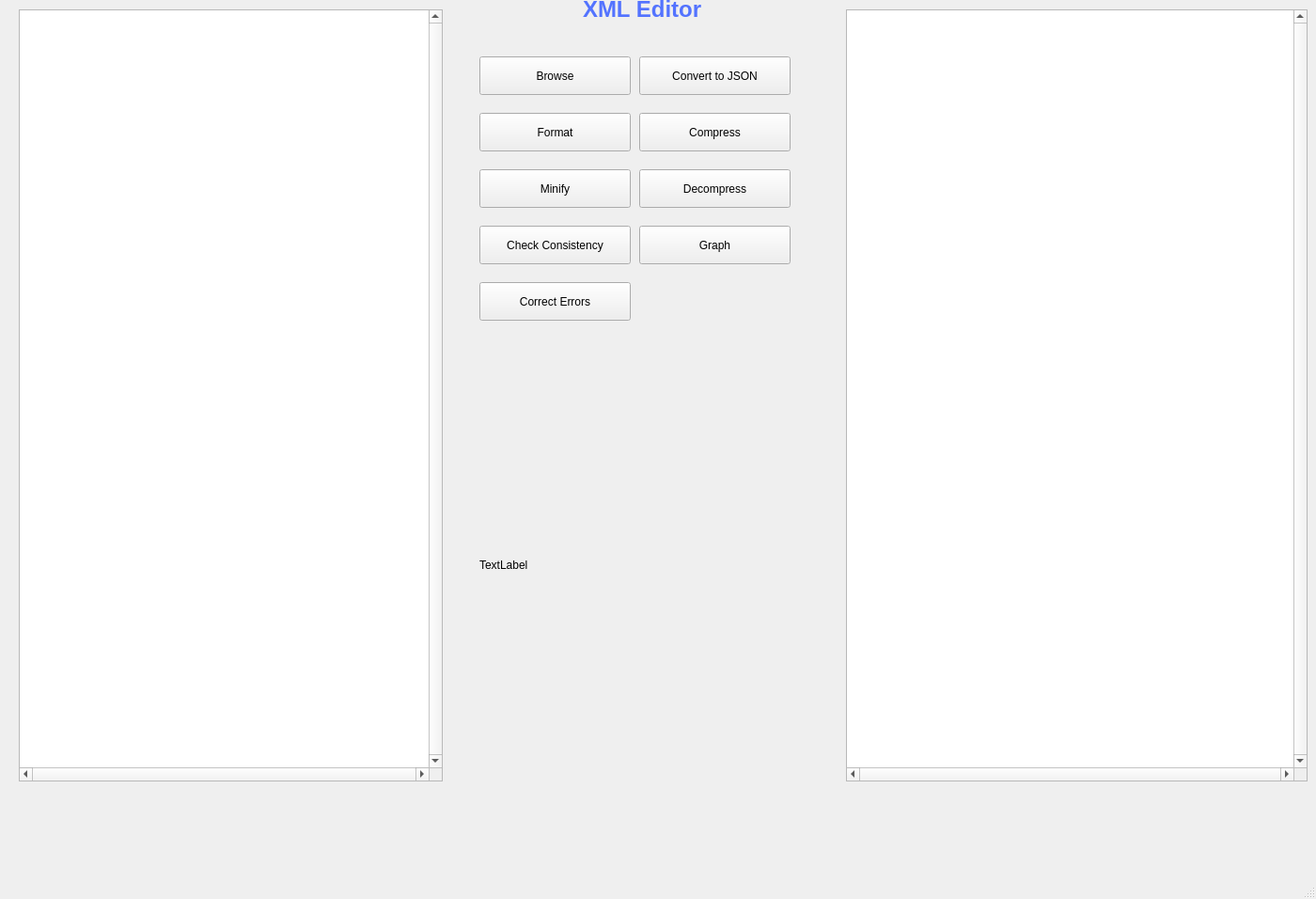
<?xml version="1.0" encoding="UTF-8"?>
<ui version="4.0">
 <class>MainWindow</class>
 <widget class="QMainWindow" name="MainWindow">
  <property name="geometry">
   <rect>
    <x>0</x>
    <y>0</y>
    <width>1400</width>
    <height>956</height>
   </rect>
  </property>
  <property name="windowTitle">
   <string>MainWindow</string>
  </property>
  <widget class="QWidget" name="centralwidget">
   <widget class="QTextBrowser" name="textBrowser">
    <property name="geometry">
     <rect>
      <x>20</x>
      <y>10</y>
      <width>451</width>
      <height>821</height>
     </rect>
    </property>
    <property name="verticalScrollBarPolicy">
     <enum>Qt::ScrollBarAlwaysOn</enum>
    </property>
    <property name="horizontalScrollBarPolicy">
     <enum>Qt::ScrollBarAlwaysOn</enum>
    </property>
    <property name="sizeAdjustPolicy">
     <enum>QAbstractScrollArea::AdjustToContents</enum>
    </property>
    <property name="readOnly">
     <bool>true</bool>
    </property>
    <property name="overwriteMode">
     <bool>true</bool>
    </property>
    <property name="tabStopDistance">
     <double>20.000000000000000</double>
    </property>
   </widget>
   <widget class="QPlainTextEdit" name="plainTextEdit_2">
    <property name="geometry">
     <rect>
      <x>900</x>
      <y>10</y>
      <width>491</width>
      <height>821</height>
     </rect>
    </property>
    <property name="font">
     <font>
      <pointsize>12</pointsize>
      <stylestrategy>PreferAntialias</stylestrategy>
     </font>
    </property>
    <property name="tabletTracking">
     <bool>false</bool>
    </property>
    <property name="autoFillBackground">
     <bool>false</bool>
    </property>
    <property name="verticalScrollBarPolicy">
     <enum>Qt::ScrollBarAlwaysOn</enum>
    </property>
    <property name="horizontalScrollBarPolicy">
     <enum>Qt::ScrollBarAlwaysOn</enum>
    </property>
    <property name="sizeAdjustPolicy">
     <enum>QAbstractScrollArea::AdjustToContents</enum>
    </property>
    <property name="tabChangesFocus">
     <bool>true</bool>
    </property>
    <property name="undoRedoEnabled">
     <bool>false</bool>
    </property>
    <property name="tabStopDistance">
     <double>10.000000000000000</double>
    </property>
   </widget>
   <widget class="QLabel" name="label">
    <property name="geometry">
     <rect>
      <x>620</x>
      <y>-10</y>
      <width>161</width>
      <height>41</height>
     </rect>
    </property>
    <property name="text">
     <string>&lt;html&gt;&lt;head/&gt;&lt;body&gt;&lt;p&gt;&lt;span style=&quot; font-size:18pt; font-weight:700; color:#5373ff;&quot;&gt;                       XML Editor &lt;/span&gt;&lt;/p&gt;&lt;/body&gt;&lt;/html&gt;</string>
    </property>
   </widget>
   <widget class="QPushButton" name="pushButton">
    <property name="geometry">
     <rect>
      <x>510</x>
      <y>60</y>
      <width>161</width>
      <height>41</height>
     </rect>
    </property>
    <property name="text">
     <string>Browse</string>
    </property>
   </widget>
   <widget class="QPushButton" name="pushButton_4">
    <property name="geometry">
     <rect>
      <x>510</x>
      <y>180</y>
      <width>161</width>
      <height>41</height>
     </rect>
    </property>
    <property name="text">
     <string>Minify</string>
    </property>
   </widget>
   <widget class="QPushButton" name="pushButton_3">
    <property name="geometry">
     <rect>
      <x>510</x>
      <y>120</y>
      <width>161</width>
      <height>41</height>
     </rect>
    </property>
    <property name="text">
     <string>Format</string>
    </property>
   </widget>
   <widget class="QPushButton" name="pushButton_6">
    <property name="geometry">
     <rect>
      <x>680</x>
      <y>60</y>
      <width>161</width>
      <height>41</height>
     </rect>
    </property>
    <property name="text">
     <string>Convert to JSON</string>
    </property>
   </widget>
   <widget class="QPushButton" name="pushButton_2">
    <property name="geometry">
     <rect>
      <x>510</x>
      <y>300</y>
      <width>161</width>
      <height>41</height>
     </rect>
    </property>
    <property name="text">
     <string>Correct Errors</string>
    </property>
   </widget>
   <widget class="QPushButton" name="pushButton_5">
    <property name="geometry">
     <rect>
      <x>680</x>
      <y>120</y>
      <width>161</width>
      <height>41</height>
     </rect>
    </property>
    <property name="text">
     <string>Compress</string>
    </property>
   </widget>
   <widget class="QPushButton" name="pushButton_8">
    <property name="geometry">
     <rect>
      <x>680</x>
      <y>180</y>
      <width>161</width>
      <height>41</height>
     </rect>
    </property>
    <property name="text">
     <string>Decompress</string>
    </property>
   </widget>
   <widget class="QPushButton" name="pushButton_7">
    <property name="geometry">
     <rect>
      <x>510</x>
      <y>240</y>
      <width>161</width>
      <height>41</height>
     </rect>
    </property>
    <property name="text">
     <string>Check Consistency</string>
    </property>
   </widget>
   <widget class="QPushButton" name="pushButton_9">
    <property name="geometry">
     <rect>
      <x>680</x>
      <y>240</y>
      <width>161</width>
      <height>41</height>
     </rect>
    </property>
    <property name="text">
     <string>Graph</string>
    </property>
   </widget>
   <widget class="QLabel" name="label_2">
    <property name="geometry">
     <rect>
      <x>510</x>
      <y>410</y>
      <width>391</width>
      <height>381</height>
     </rect>
    </property>
    <property name="text">
     <string>TextLabel</string>
    </property>
   </widget>
  </widget>
  <widget class="QMenuBar" name="menubar">
   <property name="geometry">
    <rect>
     <x>0</x>
     <y>0</y>
     <width>1400</width>
     <height>29</height>
    </rect>
   </property>
  </widget>
  <widget class="QStatusBar" name="statusbar"/>
 </widget>
 <resources/>
 <connections/>
</ui>
